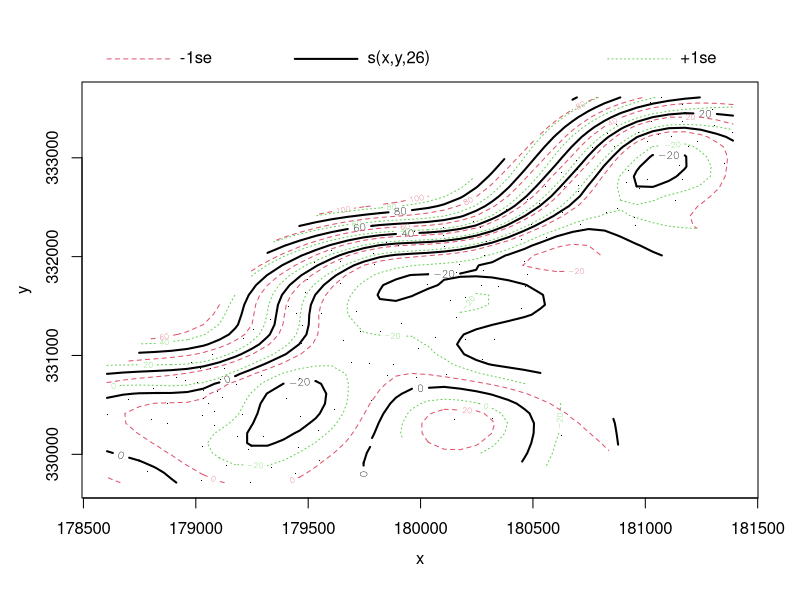
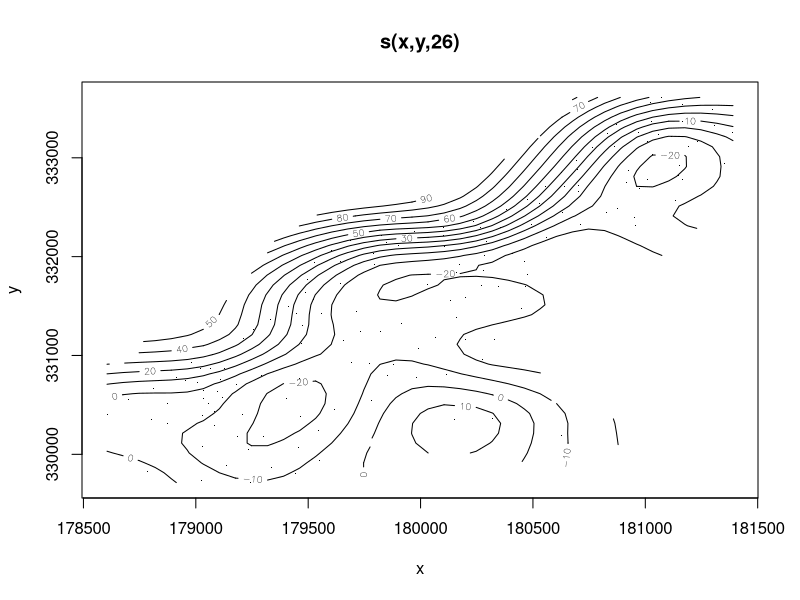
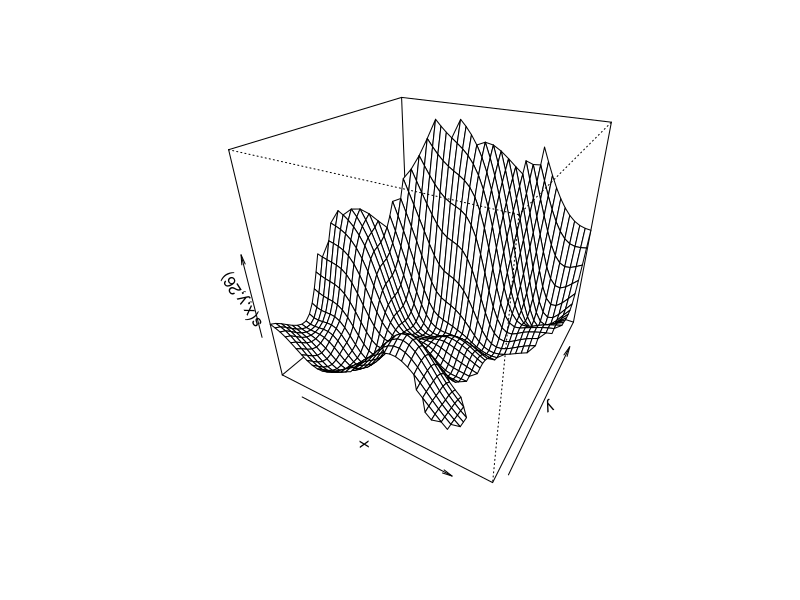
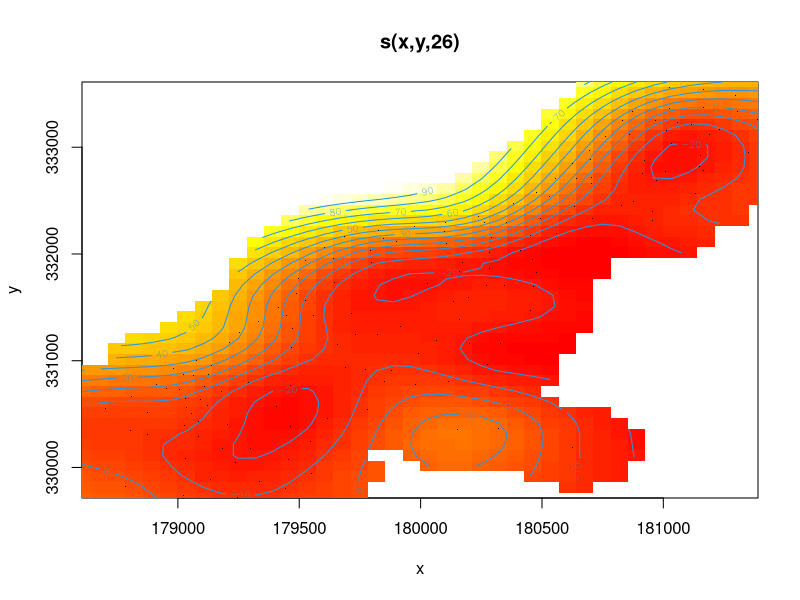
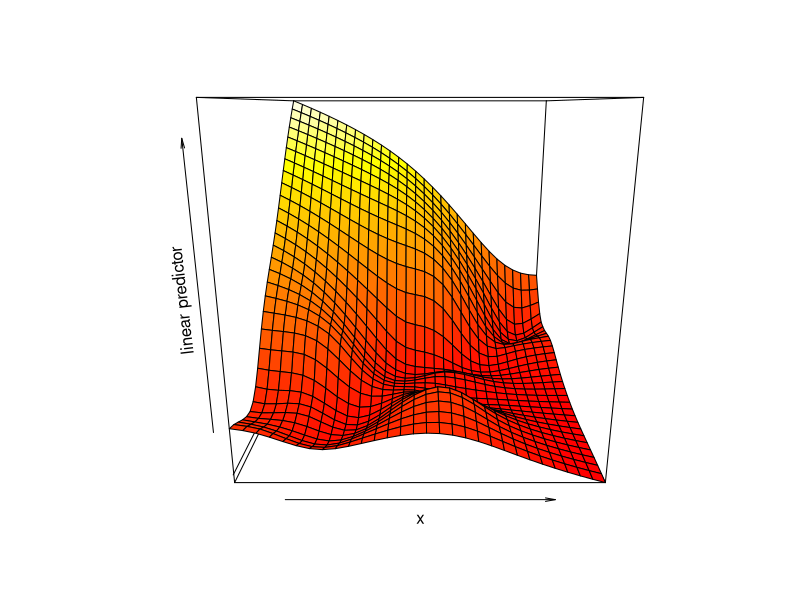
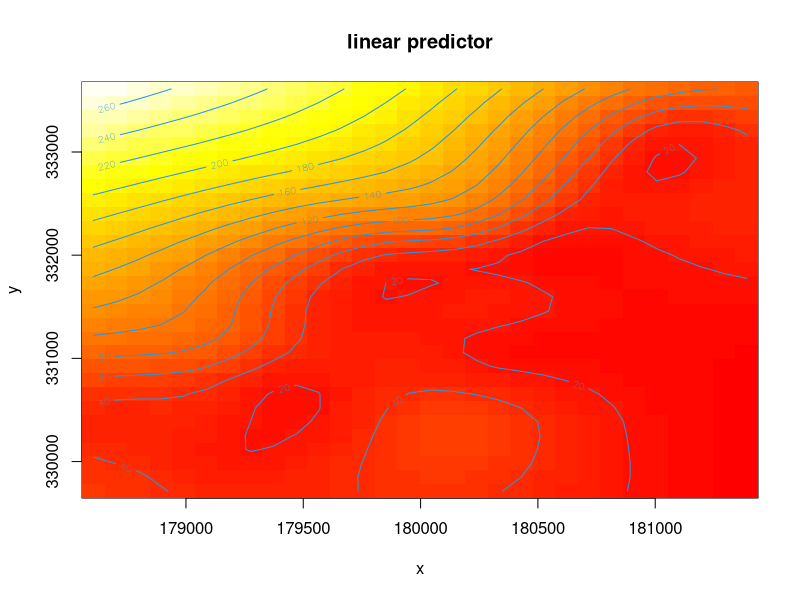
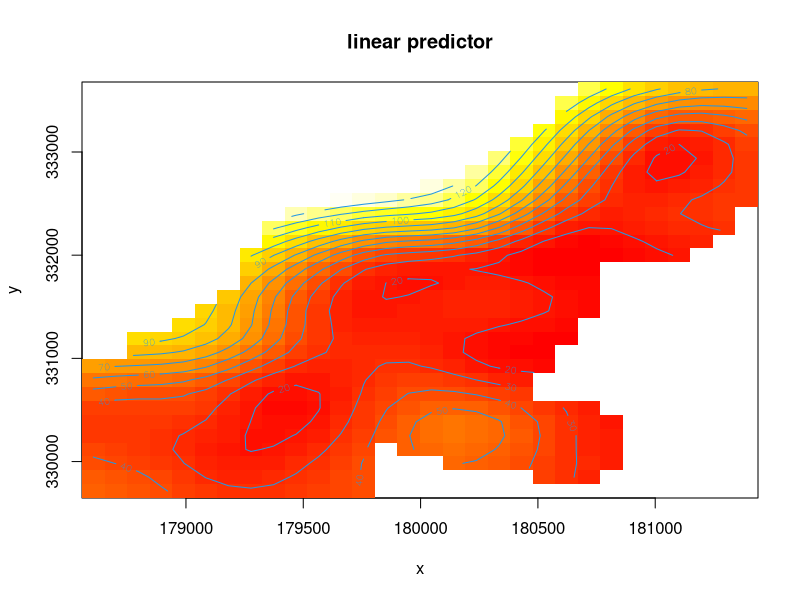
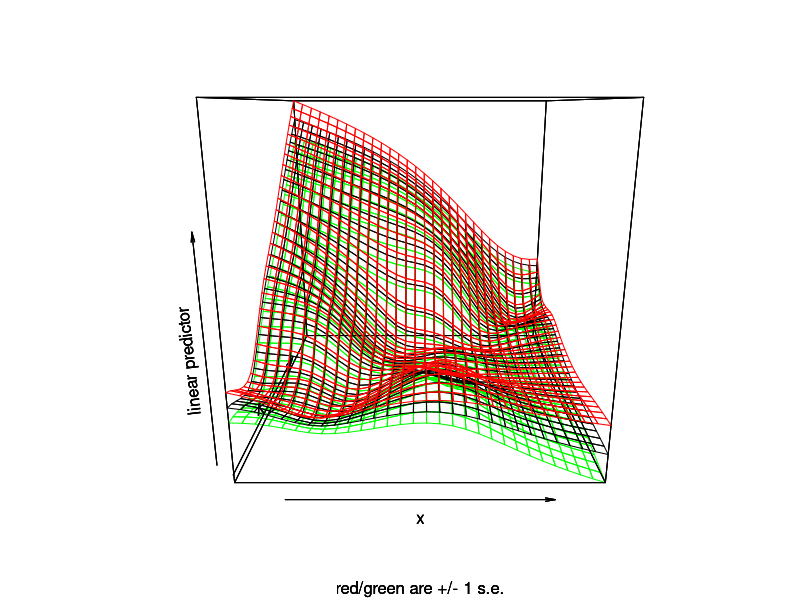

R code for these plots, in order: (Note: this script raises an error after producing the figures.)

# load packages -----------------------------------------------------------

library(tidyverse)
library(magrittr)
library(mgcv)

# Understanding interactions

insul_df <- read_csv('insulation.csv')

M <- lm(Temp ~ Gas * Insul, data = insul_df)


# Spatial data ------------------------------------------------------------

meuse <- read_csv('meuse.csv')

M_1 <- gam(copper ~ s(x, y), data = meuse)

M_2 <- gam(copper ~ s(x, y) + s(elev) + s(dist), data = meuse)



# visualization -----------------------------------------------------------

plot(M_1)
plot(M_1, se=F)
plot(M_1, scheme = 1)
plot(M_1, scheme = 2)
vis.gam(M_1, view = c('x' ,'y'), plot.type = 'persp')
vis.gam(M_1, view = c('x' ,'y'), plot.type = 'contour')
vis.gam(M_1, view = c('x' ,'y'), plot.type = 'contour', too.far = 0.1)
vis.gam(M_1, view = c('x' ,'y'), plot.type = 'persp', se = 1)
vis.gam(M_1, view = c('x' ,'y'), plot.type = 'persp', theta = 100, phi = 0, r = 20.1)
vis.gam(M_1, view = c('x' ,'y'), plot.type = 'contour', nlevels = 3)


# vis cat x cont ----------------------------------------------------------

eyefix_df <- read_csv('funct_theme_pts.csv')

eyefix_df_avg <- eyefix_df %>% 
  group_by(Time, Object) %>% 
  summarize(mean_fix = mean(meanFix)) %>% 
  ungroup()

M <- gam(mean_fix ~ s(Time, Object, bs = 'fs'), data = eyefix_df_avg)

vis.gam(M, plot.type = 'persp', theta = -20)


# tensor smooths for interactions ----------------------------------------------------------

M <- gam(copper ~ te(x, y, elev), data = meuse)

M <- gam(copper ~ s(x,y) + s(elev) + ti(x, y, elev), data = meuse)
